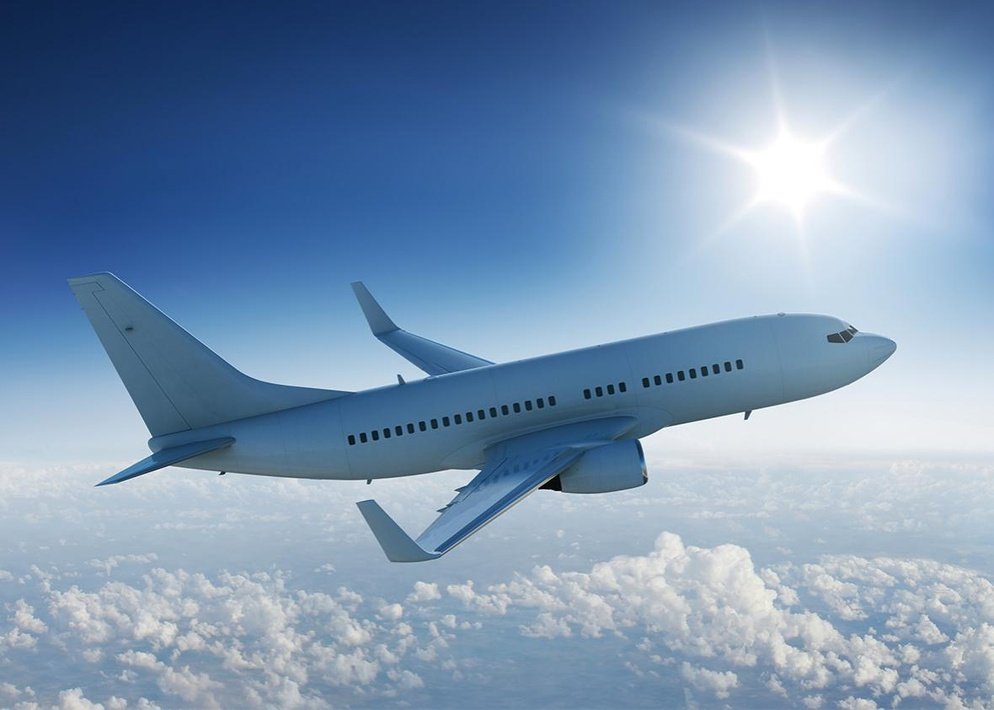
#> input picture airplane.jpg, 994 x 710 px, shrunk from 1180 x 842 before the run
$ python ask1.py ../airplane.jpg out.png 3
#> lines starting #> are read from the running program, lines starting #| are printed output that depends on the picture; after the words box and inside, x2 and y2 are one past the last pixel; in counts of white or black regions, pixels touching at a corner belong together; long printed decimals are rounded
import pandas as pd
import numpy as np
import scipy as sp
import matplotlib.image as mpimg
import skimage.data as fixtures
import matplotlib.pyplot as plt
from PIL import Image
from numpy.fft import fft2
from numpy import *
import sys
##giannis mparzas 2765
input_file=sys.argv[1]
output_file=sys.argv[2]
k=int(sys.argv[3])
print('k ',k)

A = np.array(Image.open(input_file))
#> A is the input picture: shape (710, 994, 3); mean R, G, B 122.9, 149.1, 178.2
A=double(A)
A_gray = np.zeros((A.shape[0],A.shape[1]))

##edw elenxw an einai enxrwmh fotografeia
##an einai thn metatrepw se aspromavrh me ton mesw oro twn r,g,b
if len(A.shape)==3:
    for i in range(A.shape[0]):
        for j in range(A.shape[1]):
            A_gray[i,j]=(A[i,j,0]+A[i,j,1]+A[i,j,2])/3
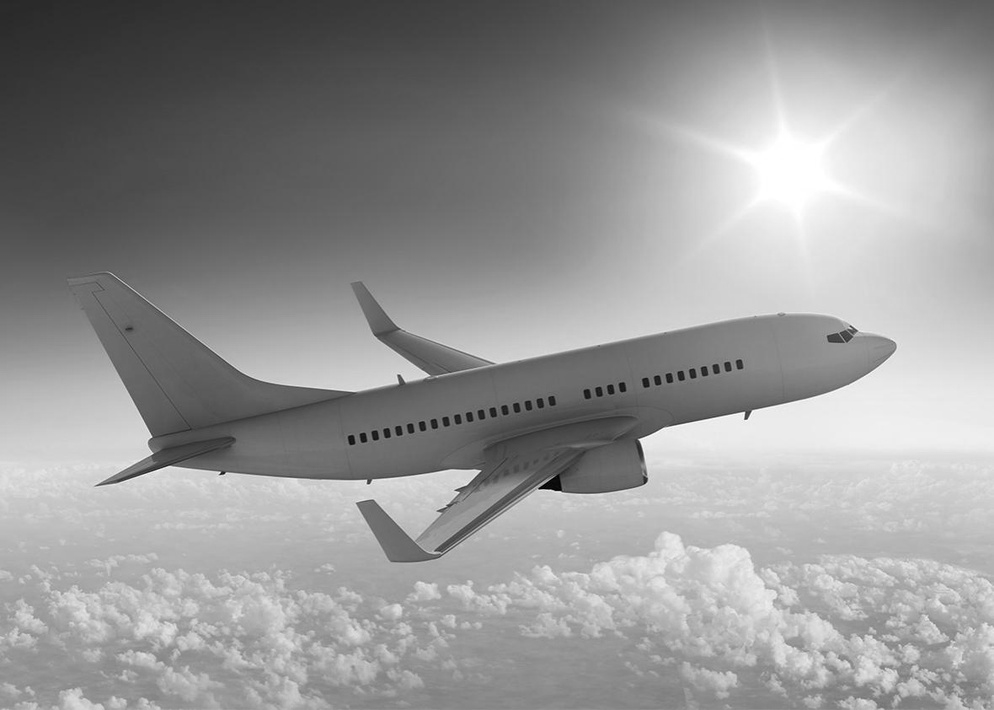
#> A_gray: shape (710, 994) float64; min 0, max 255, mean 150
else:
      A_gray=np.copy(A)


####ypologizw megisth kai elaxisth timh ths fotografias gia thn katwfliwsh
min_value=np.min(A_gray)
#> min_value = 0
max_value=np.max(A_gray)
#> max_value = 255
A2=np.copy(A_gray)
print('max_value ',max_value)
#| max_value  255.0
print('min_value ',min_value)
#| min_value  0.0
###########edw kanw katwfliwsh
for i in range(A2.shape[0]):
    for j in range(A2.shape[1]):
        if( A2[i,j]>k ):
            A2[i,j]=max_value
        else:
            A2[i,j]=min_value
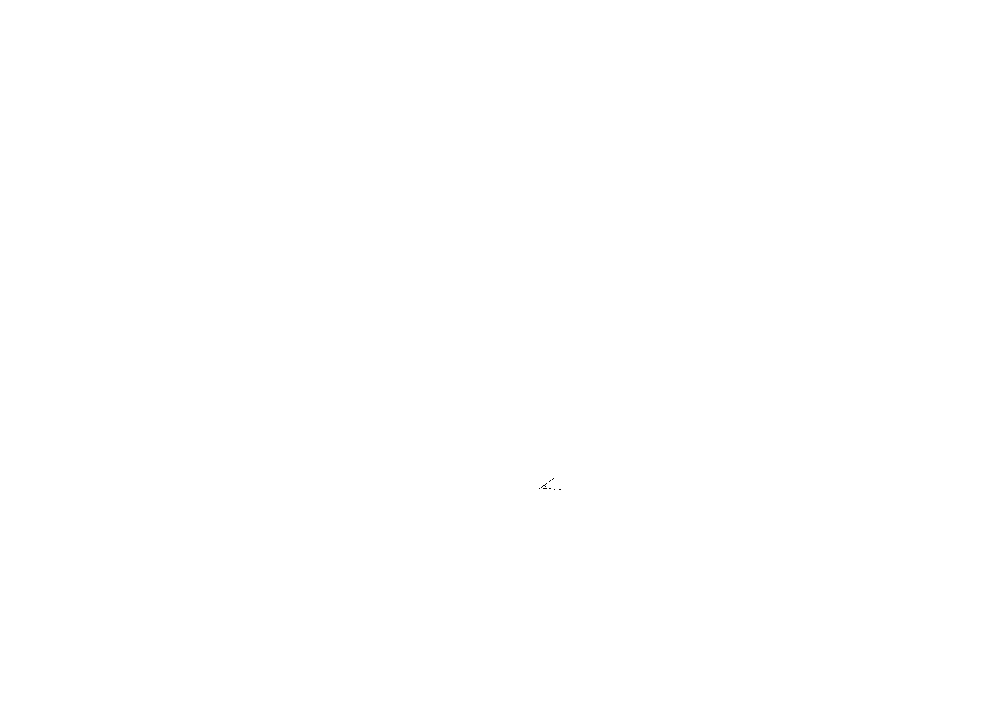
#> A2: shape (710, 994) float64; 100% white; black in thin lines or dots, all inside (x1, y1, x2, y2) = (539, 478, 561, 490)


A2 = np.uint8(A2)
Image.fromarray(A2).save(output_file)

$ run again, on dog.jpg
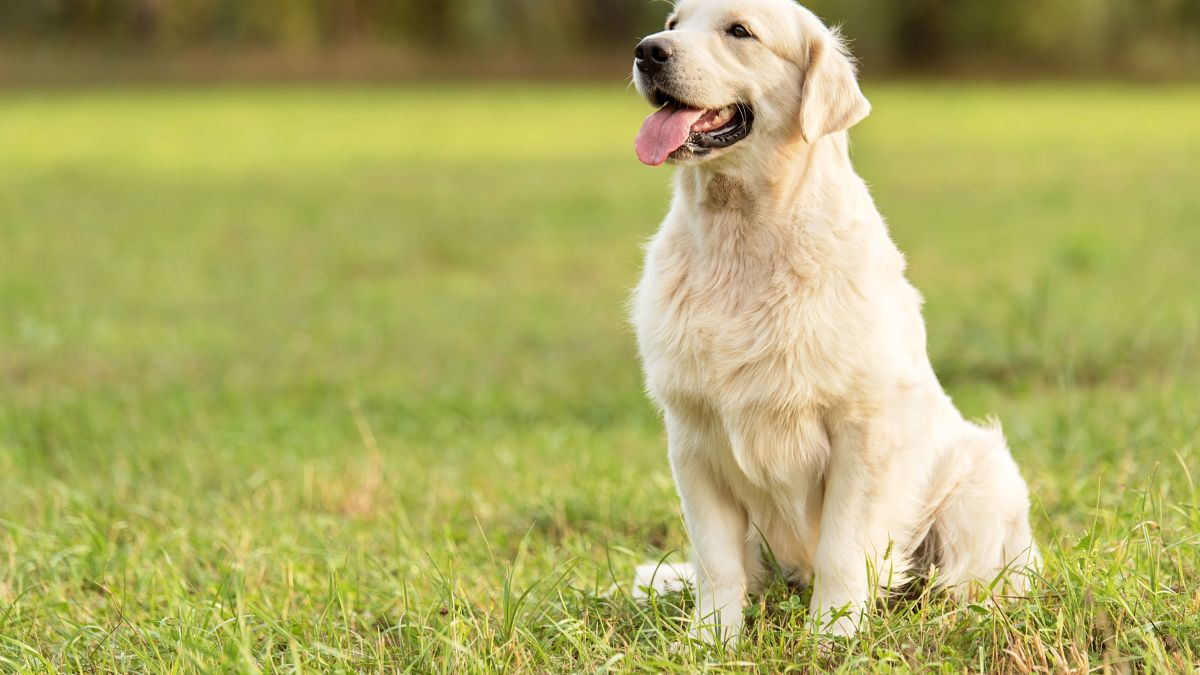
#> input picture dog.jpg, 1200 x 675 px
#> A is the input picture: shape (675, 1200, 3); mean R, G, B 173, 170.7, 97.7
#> after the loop `for i in range(A.shape[0]):`:
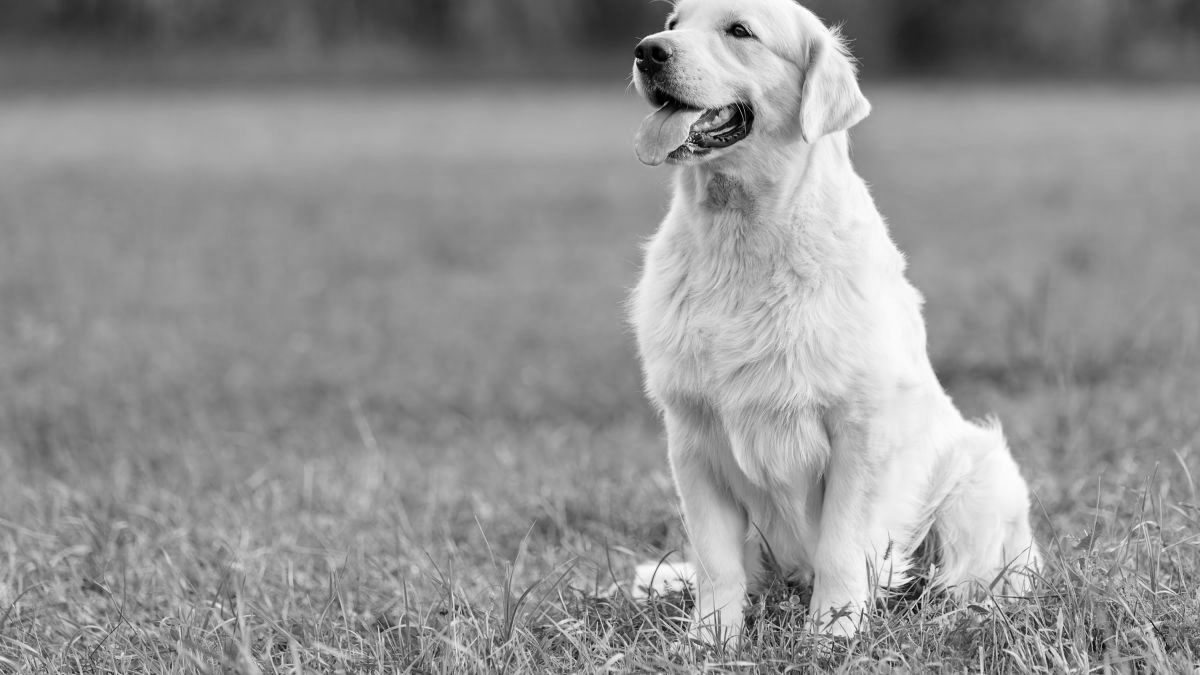
#> A_gray: shape (675, 1200) float64; min 0, max 255, mean 147.1
#> min_value = 0
#> max_value = 255
#| max_value  255.0
#| min_value  0.0

$ run again, on horse.jpg
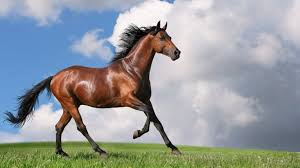
#> input picture horse.jpg, 300 x 168 px
#> A is the input picture: shape (168, 300, 3); mean R, G, B 149.8, 155.4, 157.8
#> after the loop `for i in range(A.shape[0]):`:
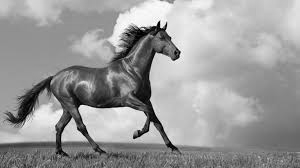
#> A_gray: shape (168, 300) float64; min 0, max 254.7, mean 154.3
#> min_value = 0
#> max_value = 254.7
#| max_value  254.667
#| min_value  0.0

$ run again, on person.jpg
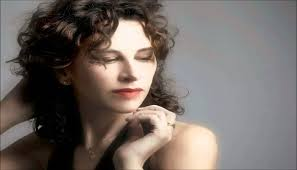
#> input picture person.jpg, 297 x 170 px
#> A is the input picture: shape (170, 297, 3); mean R, G, B 115.3, 106.3, 101.5
#> after the loop `for i in range(A.shape[0]):`:
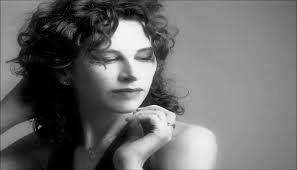
#> A_gray: shape (170, 297) float64; min 0, max 248.7, mean 107.7
#> min_value = 0
#> max_value = 248.7
#| max_value  248.667
#| min_value  0.0
#> after the loop `for i in range(A2.shape[0]):`:
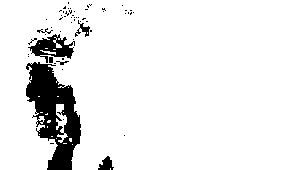
#> A2: shape (170, 297) float64; values 0 (black) and 248.7 (white), 91.7% white; 56 black regions (49 under 20 px), largest, box (x1, y1, x2, y2) and area: (26, 62, 81, 170) 3179, (28, 34, 75, 63) 610, (98, 156, 114, 170) 134
